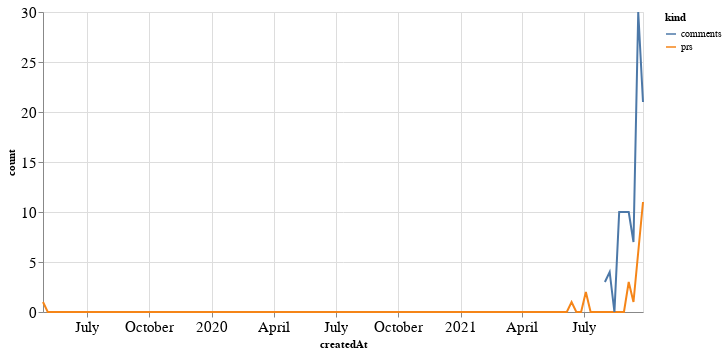

Notebook code cell kept with this figure:
### Code cell
alt.Chart(total_time, width=600).mark_line().encode(
    x='createdAt',
    y='count',
    color='kind'
)

### Figure 1 — Vega-Lite specification as saved in the notebook (floating-point values rounded to 4 significant figures; data arrays with more than 128 entries replaced by an {"elided": "..."} marker saying what was removed)
{"config": {"axisLeft": {"labelFontSize": 15}, "axisBottom": {"labelFontSize": 15}}, "data": {"name": "data-34dc0c68fc745c99e87980947251a6d4"}, "mark": "line", "encoding": {"color": {"type": "nominal", "field": "kind"}, "x": {"type": "temporal", "field": "createdAt"}, "y": {"type": "quantitative", "field": "count"}}, "width": 600, "$schema": "https://vega.github.io/schema/vega-lite/v4.8.1.json", "datasets": {"data-34dc0c68fc745c99e87980947251a6d4": {"elided": "254 records"}}}
